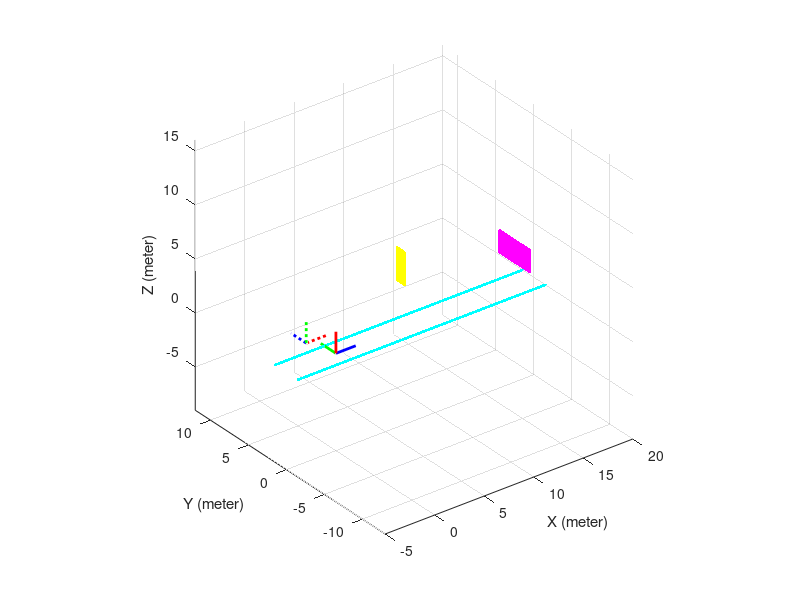
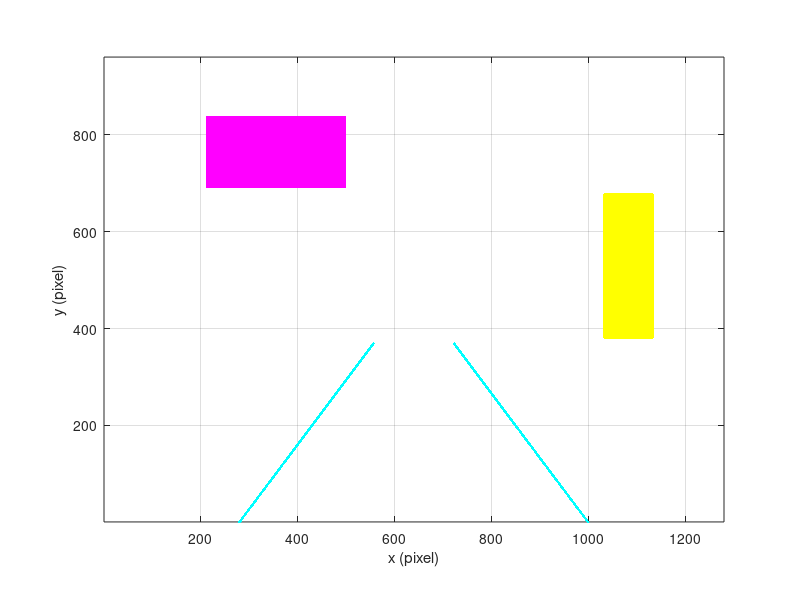

Write MATLAB code to recreate these figures, in order.
clc; clear; close all;

%% Make a virtual camera
% image size
ImageSize = [1280 960]; % pixel

% Calibration matrix
K = [1280    0 640;
        0 1280 480;
        0    0   1]; % pixel

% Rotation matrix(camera to world)
thx = 0*pi/180; thy = -90*pi/180; thz = -90*pi/180; % radian
Rx = [1        0         0;
      0 cos(thx)  sin(thx);
      0 -sin(thx)  cos(thx)];
Ry = [ cos(thy) 0 -sin(thy);
              0 1        0;
       sin(thy) 0 cos(thy)];
Rz = [cos(thz)  sin(thz) 0;
      -sin(thz)  cos(thz) 0;
             0         0 1];
R = Rz'*Ry'*Rx';

% Camera center in world coordinate frame
C_ = [-3; 0; 2];

% Translation vector
t = -R*C_;

% Camera projection matrix
P = K*R*[eye(3) -C_];

%% Build a virtual environment.

% 3D points in world coodinate frame.
% Ojbect #1 (Lane marking)
x1 = -5:0.01:20; y1 = [-1.5 1.5]; z1 = 0; % meter
[X1, Y1, Z1] = meshgrid(x1,y1,z1);
X1 = X1(:); Y1 = Y1(:); Z1 = Z1(:);

% Object #2 (Large road sign)
x2 = 15; y2 = -6:0.01:-2; z2 = 5:0.01:7; % meter
[X2, Y2, Z2] = meshgrid(x2,y2,z2);
X2 = X2(:); Y2 = Y2(:); Z2 = Z2(:);

% Object #3 (small road sign)
x3 = 10; y3 = 4:0.01:5; z3 = 1:0.01:4; % meter
[X3, Y3, Z3] = meshgrid(x3,y3,z3);
X3 = X3(:); Y3 = Y3(:); Z3 = Z3(:);

%% Draw 3D points and world coordinate frame

% Draw 3D points and world coordinate frame
figure; plot3(X1,Y1,Z1,'c.'); hold on;
plot3(X2,Y2,Z2,'m.');
plot3(X3,Y3,Z3,'y.');

len = 2;
Xp = [len; 0; 0]; Yp = [0; len; 0]; Zp = [0; 0; len];

plot3([0 Xp(1)],[0 Xp(2)],[0 Xp(3)],'b-','LineWidth',2);
plot3([0 Yp(1)],[0 Yp(2)],[0 Yp(3)],'g-','LineWidth',2);
plot3([0 Zp(1)],[0 Zp(2)],[0 Zp(3)],'r-','LineWidth',2);

xlabel('X (meter)'); ylabel('Y (meter)');
zlabel('Z (meter)'); axis equal; grid on;

%% Draw camera coordinate frame

% Draw camera coordinate frame
% if we use transpose, we can world to camera ( = we can draw camera coordinate)
% Xp - t => translation to camera coordinate
CX = R'*(Xp - t); % C2W rigid transform
CY = R'*(Yp - t);
CZ = R'*(Zp - t);

plot3([C_(1) CX(1)],[C_(2) CX(2)],[C_(3) CX(3)],'b:','LineWidth',2);
plot3([C_(1) CY(1)],[C_(2) CY(2)],[C_(3) CY(3)],'g:','LineWidth',2);
plot3([C_(1) CZ(1)],[C_(2) CZ(2)],[C_(3) CZ(3)],'r:','LineWidth',2);
hold off;

%% Accuire images of 3D points.

x1 = P*[X1'; Y1'; Z1'; ones(1,length(X1))]; % All points to camera coordinate.
x1(1,:) = x1(1,:)./x1(3,:);
x1(2,:) = x1(2,:)./x1(3,:); 
x2 = P*[X2'; Y2'; Z2'; ones(1,length(X2))];
x2(1,:) = x2(1,:)./x2(3,:);
x2(2,:) = x2(2,:)./x2(3,:); 
x3 = P*[X3'; Y3'; Z3'; ones(1,length(X3))];
x3(1,:) = x3(1,:)./x3(3,:); 
x3(2,:) = x3(2,:)./x3(3,:); 

%% Draw images of 3D points.

figure; plot(x1(1,:),x1(2,:),'c.'); axis equal; grid on; hold on;
plot(x2(1,:),x2(2,:),'m.'); 
plot(x3(1,:),x3(2,:),'y.'); 
axis([1 ImageSize(1) 1 ImageSize(2)]);
xlabel('x (pixel)'); ylabel('y (pixel)'); hold off;

